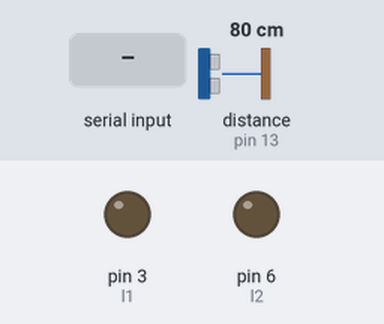
The sketch below on a simulated Arduino Uno, built with avr-gcc and run on an emulated ATmega328P. Shown: output pins drawn as LEDs (lit = HIGH). Wiring (inferred from the names in the program): ultrasonic range finder: trigger pin 12; echo pin 13. The test bench sets the inputs (shaded band); at power-on: distance to the obstacle (sensor on pin 13) 80 cm. The echo pulse lasts 58.3 µs per cm; pins used as bus, display or sensor lines are not drawn; what the sketch prints to the serial monitor is not drawn.

Above: at 1.2 s.
1.3 s: "B" received over the second serial link
At 2.0 s:
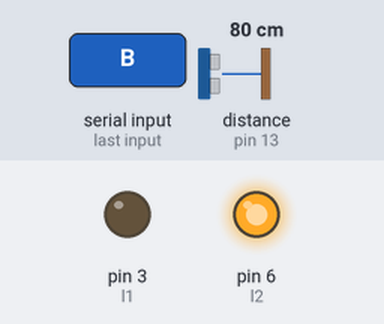
2.8 s: "F" received over the second serial link
At 4.0 s:
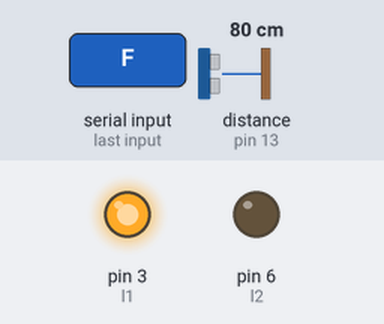
4.3 s: "R" received over the second serial link
At 5.2 s:
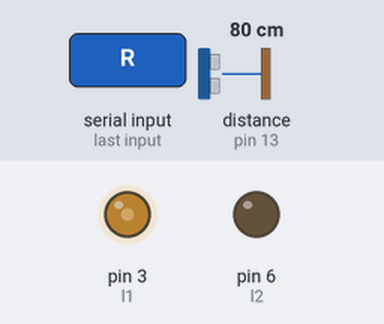
5.8 s: "L" received over the second serial link
At 6.5 s:
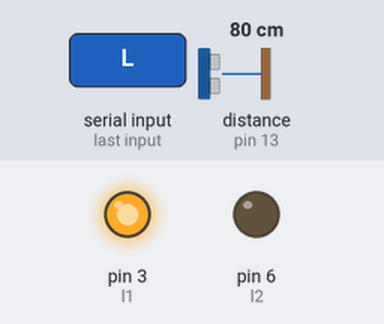
7.3 s: "r" received over the second serial link
At 7.7 s:
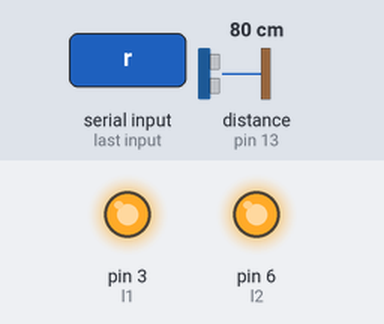
Timing chart, 0 to 10.3 s (numbered marks = the images above; inputs shaded):
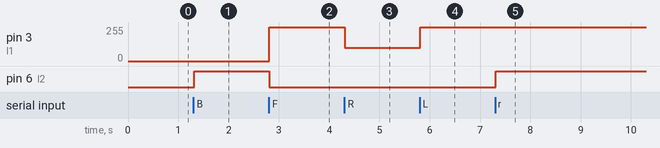

Measured:
- after the input at 1.3 s, pin 6 (l2): LOW → HIGH at once
- after the input at 2.8 s, pin 3 (l1): 0/255 → 255/255 at once; pin 6 (l2): HIGH → LOW at once
- after the input at 4.3 s, pin 3 (l1): 255/255 → 100/255 at once
- after the input at 5.8 s, pin 3 (l1): 100/255 → 255/255 at once
- after the input at 7.3 s, pin 6 (l2): LOW → HIGH at once

The sketch:

receiver.ino
```cpp
#include <SoftwareSerial.h>

SoftwareSerial BTSerial(10, 11); //   CONNECT BT RX PIN TO ARDUINO 12 PIN | CONNECT BT TX PIN TO ARDUINO 11 PIN


int trigPin = 12;    // Trig
int echoPin = 13;    // Echo
long duration,   cm, inches;
int direct;
int l1=3;
int r1=5;
int l2=6;
int r2=9;

int   forword_corr;


int a = 0 ;
int s = 3;


int b = 0 ;
int   c = 2;


void setup() {
  Serial.begin(9600);
   BTSerial.begin(9600);


  pinMode(l1, OUTPUT);
  pinMode(r1,   OUTPUT);
  pinMode(l2, OUTPUT);
  pinMode(r2, OUTPUT);

  digitalWrite(l1,   LOW);
  digitalWrite(r1, LOW);
  digitalWrite(l2, LOW);
  digitalWrite(r2,   LOW);

  pinMode(trigPin, OUTPUT);
  pinMode(echoPin, INPUT);
}

void   loop() {

   digitalWrite(trigPin, LOW);
  delayMicroseconds(5);
   digitalWrite(trigPin, HIGH);
  delayMicroseconds(10);
  digitalWrite(trigPin,   LOW);

  pinMode(echoPin, INPUT);
  duration = pulseIn(echoPin, HIGH);

   cm = (duration/2) / 29.1;     // Divide by 29.1 or multiply by 0.0343
  Serial.print(cm);
   Serial.print("cm");
  Serial.println();
  if(BTSerial.available()>0){   // Witing for data incoming from the other XBee module
   direct=BTSerial.read();

                if(direct == 'B'){
            Serial.println("Backward");
             backward();
          }else if (direct=='F'){
              Serial.println("Forward");
             forward();
          }else if(direct == 'R'){
            Serial.println("Right");
             left();
          }else if(direct == 'L'){
            Serial.println("left");
             right();

           }else if(direct == 'r'){
            Serial.println("rotright");
             rotr();

          }else if(direct == 'l'){
            Serial.println("rotleft");
             rotl();
            }else if  (direct == 'S'){
            Serial.println("Stop");
             stopCar();
          }


  }
}


void forward()
{
  if(cm<=15){
      digitalWrite(l1, LOW);
      digitalWrite(r2, LOW);

    }
    else{
     digitalWrite(l1, HIGH);
  digitalWrite(r1, LOW);
  digitalWrite(l2, LOW);


    digitalWrite(r2, LOW);
 delay(2);
    digitalWrite(r2, HIGH);
    delay(2);
}
}
void backward()
{
  digitalWrite(l1, LOW);
  digitalWrite(l2,   HIGH);
  digitalWrite(r2, LOW);
  if(b%c == 0){
    digitalWrite(r1, HIGH);
   }else{
    digitalWrite(r1, LOW);
   }


    if(b > 1000 ) {
      b=0;
   }
}
void right()
{
  digitalWrite(l1, HIGH);
  digitalWrite(r1,   LOW);
  digitalWrite(l2, LOW);
  analogWrite(r2, 100);


}
void   left()
{
   analogWrite(l1, 100);
  digitalWrite(r1, LOW);
  digitalWrite(l2,   LOW);
  digitalWrite(r2, HIGH);
}

void stopCar() {
    digitalWrite(l1,   LOW);

  digitalWrite(r1, LOW);
  digitalWrite(l2, LOW);
  digitalWrite(r2,   LOW);
}
void rotr() {

  digitalWrite(l1, HIGH);
  digitalWrite(r1,   LOW);
  digitalWrite(l2, HIGH);
  digitalWrite(r2, LOW);
}
void rotl(){

   digitalWrite(l1, LOW);
  digitalWrite(r1, HIGH);
  digitalWrite(l2, LOW);
   digitalWrite(r2, HIGH);
}
```
